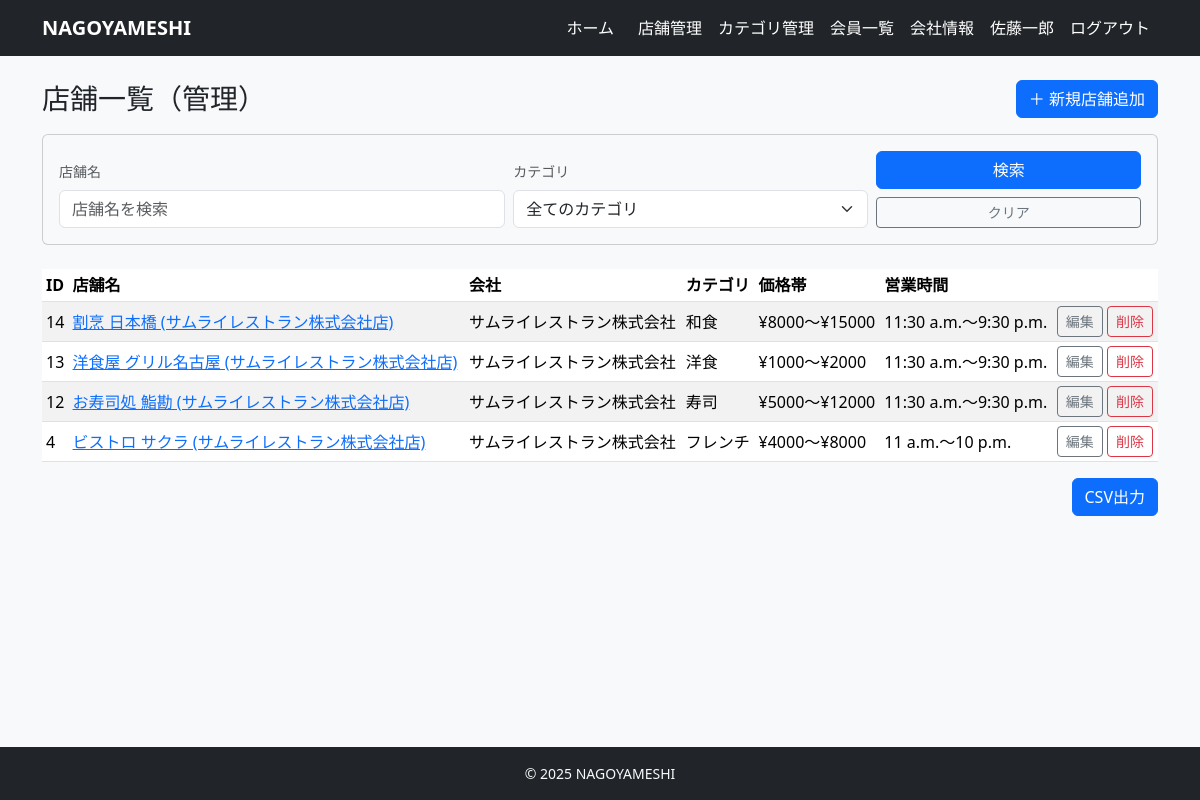
Page /owner/restaurants/ (signed in) on the earlier database version.
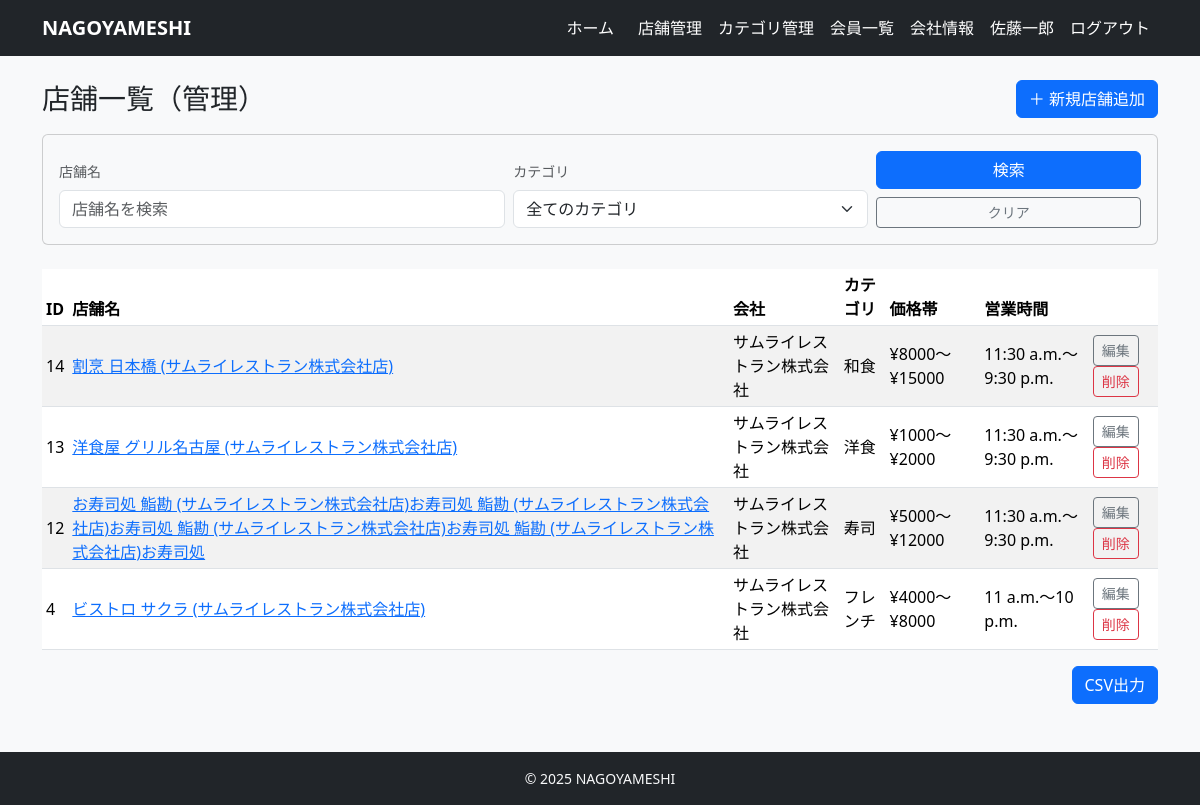
Same page on the later database version.
### restaurants/models.py (models this page shows, shortened)
class Restaurant(models.Model):
    company = models.ForeignKey(
        Company,
        on_delete=models.CASCADE,
        related_name='restaurants',
    )
    category = models.ForeignKey(
        Category,
        on_delete=models.PROTECT,
        related_name='restaurants',
    )
    owner = models.ForeignKey(
        settings.AUTH_USER_MODEL,
        on_delete=models.CASCADE,
        related_name="my_restaurants",
        null=True,
        blank=True,
    )
    name = models.CharField(max_length=100)
    image = models.ImageField(upload_to='restaurant/', blank=True, null=True)
    description = models.TextField(blank=True)
    price_min = models.IntegerField()
    price_max = models.IntegerField()
    open_time = models.TimeField()
    close_time = models.TimeField()
    prefecture = models.CharField('都道府県', max_length=10, default='愛知県')
    city = models.CharField('市区町村', max_length=50, default='名古屋市')
    zipcode = models.CharField(max_length=10)
    address = models.CharField(max_length=200)
    tel = models.CharField(max_length=20)
    holiday = models.CharField(max_length=50, blank=True)  # 定休日
    created_at = models.DateTimeField(auto_now_add=True)
    updated_at = models.DateTimeField(auto_now=True)

class Company(models.Model):
    owner = models.OneToOneField(
        settings.AUTH_USER_MODEL,
        on_delete=models.CASCADE,
        related_name="owned_company",
        null=True,  # 既存データがあるなら最初は許可しておくと楽
        blank=True,
    )
    name = models.CharField(max_length=100)
    representative = models.CharField(max_length=100)
    established_at = models.DateField(null=True, blank=True)
    zipcode = models.CharField(max_length=10)
    address = models.CharField(max_length=200)
    business = models.TextField()  # 事業内容
    created_at = models.DateTimeField(auto_now_add=True)
    updated_at = models.DateTimeField(auto_now=True)

class Category(models.Model):
    company = models.ForeignKey(
        'Company',  # 文字列で指定しておくと定義順を気にせんでええけん無難や
        verbose_name="会社",
        on_delete=models.CASCADE, # 会社が消えたらカテゴリも消える
        null=True,  # 既存データがある場合に備えて一時的にTrue推奨
        blank=True
    )
    name = models.CharField("カテゴリ名", max_length=50)
    is_active = models.BooleanField("有効フラグ", default=True)
    created_at = models.DateTimeField(auto_now_add=True)
    updated_at = models.DateTimeField(auto_now=True)

### restaurants/views.py (the view)
# urls.py: path("owner/restaurants/", views.OwnerRestaurantListView.as_view(), name="owner_restaurant_list"),
class OwnerRestaurantListView(LoginRequiredMixin, OwnerRequiredMixin, ListView):
    model = Restaurant
    template_name = "restaurants/owner_restaurant_list.html"
    context_object_name = "restaurants"
    def get_queryset(self):
        qs = super().get_queryset().select_related("company", "category")
        user = self.request.user
        if not (hasattr(user, "company") and user.company):
             return Restaurant.objects.none()
        qs = qs.filter(company=user.company)
        keyword = self.request.GET.get('keyword')
        if keyword:
            qs = qs.filter(name__icontains=keyword)
        category_id = self.request.GET.get('category')
        if category_id:
            qs = qs.filter(category_id=category_id)
        return qs.order_by('-id')
    def get_context_data(self, **kwargs):
        ctx = super().get_context_data(**kwargs)
        user = self.request.user
        if hasattr(user, "company") and user.company:
            ctx['categories'] = Category.objects.filter(company=user.company)
        else:
            ctx['categories'] = Category.objects.none()
        ctx['keyword'] = self.request.GET.get('keyword', '')
        ctx['selected_category_id'] = self.request.GET.get('category', '')
        return ctx

### restaurants/views.py (called while the page is built)
    def test_func(self):
        user = self.request.user
        return user.is_authenticated and getattr(user, "is_owner_member", False)

### templates/restaurants/owner_restaurant_list.html (shortened to what this page needs)
{% extends "base.html" %}
{% block content %}
<div class="d-flex justify-content-between align-items-center mb-3">
  <h1 class="h3 mb-0">店舗一覧（管理）</h1>
  <a href="{% url 'restaurants:owner_restaurant_create' %}" class="btn btn-primary">
    ＋ 新規店舗追加
  </a>
</div>
<div class="card mb-4 bg-light">
  <div class="card-body p-3">
    <form method="get" action="" class="row g-2 align-items-end">
      <div class="col-md-5">
        <label for="keyword" class="form-label small text-muted">店舗名</label>
        <input type="text" name="keyword" id="keyword" class="form-control" placeholder="店舗名を検索" value="{{ keyword }}">
      </div>
      <div class="col-md-4">
        <label for="category" class="form-label small text-muted">カテゴリ</label>
        <select name="category" id="category" class="form-select">
          <option value="">全てのカテゴリ</option>
        </select>
      </div>
      <div class="col-md-3">
        <button type="submit" class="btn btn-primary w-100 mb-2">
           検索
        </button>
        <a href="{% url 'restaurants:owner_restaurant_list' %}" class="btn btn-outline-secondary w-100 btn-sm">
          クリア
        </a>
      </div>
    </form>
  </div>
</div>
<table class="table table-sm table-striped align-middle">
  <thead>
    <tr>
      <th>ID</th>
      <th>店舗名</th>
      <th>会社</th>
      <th>カテゴリ</th>
      <th>価格帯</th>
      <th>営業時間</th>
      <th></th>
    </tr>
  </thead>
  <tbody>
    {% for r in restaurants %}
    <tr>
      <td>{{ r.id }}</td>
      <td><a href="{% url 'restaurants:owner_restaurant_detail' r.pk %}">{{ r.name }}</a></td>
      <td>{{ r.company.name }}</td>
      <td>{{ r.category.name }}</td>
      <td>¥{{ r.price_min }}〜¥{{ r.price_max }}</td>
      <td>{{ r.open_time }}〜{{ r.close_time }}</td>
      <td>
        <a href="{% url 'restaurants:owner_restaurant_update' r.pk %}" class="btn btn-sm btn-outline-secondary">
          編集
        </a>
        <a href="{% url 'restaurants:owner_restaurant_delete' r.pk %}" class="btn btn-sm btn-outline-danger">
          削除
        </a>
      </td>
    </tr>
    {% empty %}
    <tr>
      <td colspan="7" class="text-muted">店舗がまだ登録されていません。</td>
    </tr>
    {% endfor %}
  </tbody>
</table>
<div class="d-flex justify-content-end mt-3">
  <a href="{% url 'restaurants:owner_restaurant_csv' %}?{{ request.GET.urlencode }}" class="btn btn-primary">
    CSV出力
  </a>
</div>
{% endblock %}

Differences in the rows shown:
changed Restaurant "寿司": name "お寿司処 鮨勘 (サムライレストラン株式会社店)" → "お寿司処 鮨勘 (サムライレストラン株式会社店)お寿司処 鮨勘 (サムライレストラン株式会社店)お寿司処 鮨勘 (サムライレストラン株式会社店)お寿司処 鮨勘 (サムライレストラン株式会社店)お寿司処"
